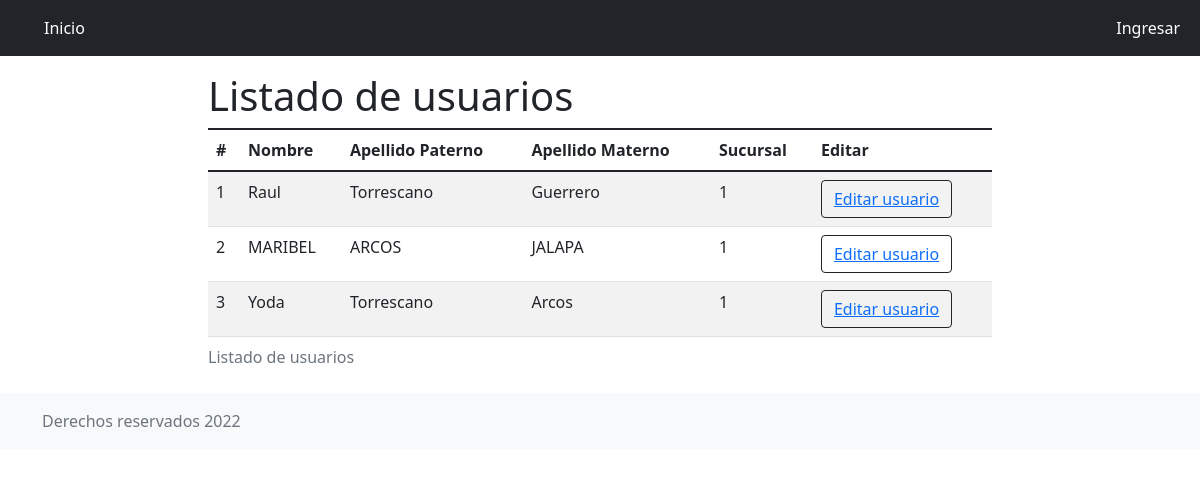
Screenshot of /usuarios/ with the database file from the repository.
### tablero/models.py (models this page shows)
class Personal(models.Model):
    id_personal = models.BigAutoField(primary_key=True)
    nombre = models.CharField(max_length=100)
    apellido_paterno = models.CharField(max_length=100)
    apellido_materno = models.CharField(max_length=100)
    NSS = models.CharField(max_length=11)
    curp = models.CharField(max_length=18)
    telefono = models.CharField(max_length=15)
    correo = models.CharField(max_length=100)
    id_sucursal = models.IntegerField()
    id_puesto = models.IntegerField()
    id_tipo_pago = models.IntegerField()
    id_periodo_pago = models.IntegerField()
    usuario = models.CharField(max_length=8)
    contrasena = models.CharField(max_length=8)
    fecha_creacion = models.DateTimeField(auto_now_add = True)
    fecha_actualizacion = models.DateTimeField(auto_now = True)
    estatus = models.BooleanField()

### tablero/views.py (the view)
# urls.py: path('usuarios/', views.usuarios, name="usuarios"),
def usuarios(request):
    usuarios = modelo.Personal.objects.all()
    return render(request, 'usuarios.html',{
        'usuarios' : usuarios
    })

### tablero/templates/usuarios.html (shortened to what this page needs)
{% extends 'layout.html' %}
{% block content %}
<div class="row g-5">
    <div class="col-2"></div>
    <div class="col-8">
        <br><br><br>
        <h1>Listado de usuarios</h1>
        <div class="table-responsive">
            <table class="table table-striped">
                <caption>Listado de usuarios</caption>
                <thead>
                  <tr>
                    <th scope="col">#</th>
                    <th scope="col">Nombre</th>
                    <th scope="col">Apellido Paterno</th>
                    <th scope="col">Apellido Materno</th>
                    <th scope="col">Sucursal</th>
                    <th scope="col">Editar</th>
                  </tr>
                </thead>
                <tbody>
                    {% for usuario in usuarios %}
                        <tr>
                            <td>{{usuario.id_personal}}</td>
                            <td>{{usuario.nombre}}</td>
                            <td>{{usuario.apellido_paterno}}</td>
                            <td>{{usuario.apellido_materno}}</td>
                            <td>{{usuario.id_sucursal}}</td>
                            <td><button type="button" class="btn btn-outline-dark"><a href="{% url 'actualizar_usuario' %}?id_personal={{usuario.id_personal}}">Editar usuario</a></button></td>
                        </tr>
                    {% endfor %}
                </tbody>
            </table>
        </div>
    </div>
    <div class="col-2"></div>
  </div>
  {% endblock %}

### tablero/templates/layout.html (shortened to what this page needs)
{% load static %}
<!DOCTYPE html>
<html lang="es">
<head>
    <link href="{% static 'css/bootstrap.min.css' %}" rel="stylesheet" type="text/css">
</head>
<body>
  {% if request.session.id_personal %}
    <div class="row">
      <nav class="navbar navbar-expand-md navbar-dark fixed-top bg-dark">
          <div class="container-fluid">
               <div class="collapse navbar-collapse" id="navbarCollapse">
                <ul class="navbar-nav me-auto mb-2 mb-md-0">
                  <li class="nav-item">
                    {{request.session.id_personal}}
                  </li>
                  <li class="nav-item">
                    <a class="nav-link active" aria-current="page" href="{% url 'crear_usuario' %}">Crear usuario</a>
                  </li>
                  <li class="nav-item">
                    <a class="nav-link active" aria-current="page" href="{% url 'crear_estado' %}">Crear estado</a>
                  </li>
                  <li class="nav-item">
                    <a class="nav-link active" aria-current="page" href="{% url 'crear_municipio' %}">Crear municipio</a>
                  </li>
                  <li class="nav-item">
                    <a class="nav-link active" aria-current="page" href="{% url 'crear_ppago' %}">Crear periodo pago</a>
                  </li>
                  <li class="nav-item">
                    <a class="nav-link active" aria-current="page" href="{% url 'crear_puestos' %}">Crear puestos</a>
                  </li>
                  <li class="nav-item">
                    <a class="nav-link active" aria-current="page" href="{% url 'crear_sucursales' %}">Crear sucursales</a>
                  </li>
                  <li class="nav-item">
                    <a class="nav-link active" aria-current="page" href="{% url 'crear_maquinas' %}">Crear maquinas</a>
                  </li>
                  <li class="nav-item">
                    <a class="nav-link active" aria-current="page" href="{% url 'crear_tpago' %}">Crear tipo pago</a>
                  </li>
                  <li class="nav-item">
                    <a class="nav-link active" aria-current="page" href="{% url 'crear_premio' %}">Crear premio</a>
                  </li>
                  <li class="nav-item">
                    <a class="nav-link active" aria-current="page" href="{% url 'crear_gastod' %}">Crear gasto diario</a>
                  </li>
                </ul>
              </div>
            </div>
            <div class="navbar-nav">
              <div class="nav-item text-nowrap">
                <a class="nav-link active" aria-current="page" href="{% url 'salir' %}">Cerrar sesión</a>
              </div>
            </div>
        </nav>
    </div>
  {% else %}
    <div class="row">
      <nav class="navbar navbar-expand-md navbar-dark fixed-top bg-dark">
        <div class="container-fluid">
          <div class="collapse navbar-collapse" id="navbarCollapse">
            <ul class="navbar-nav me-auto mb-2 mb-md-0">
              <li class="nav-item">
                <a class="nav-link active" aria-current="page" href="{% url 'index' %}">Inicio</a>
              </li>
            </ul>
          </div>
        </div>
        <div class="navbar-nav">
          <div class="nav-item text-nowrap">
            <a class="nav-link active" aria-current="page" href="{% url 'ingresar' %}">Ingresar</a>
          </div>
        </div>
      </nav>
    </div>
  {% endif %}
  <div id="content">
    {% block content %}
    {% endblock %}
  </div>
  <footer class="footer mt-auto py-3 bg-light">
    <div class="container">
      <span class="text-muted">Derechos reservados 2022</span>
    </div>
  </footer>
</body>
</html>

### rows the page displays
Personal: id_personal "1", nombre "Raul", apellido_paterno "Torrescano", apellido_materno "Guerrero", id_sucursal "1"
Personal: id_personal "2", nombre "MARIBEL", apellido_paterno "ARCOS", apellido_materno "JALAPA", id_sucursal "1"
Personal: id_personal "3", nombre "Yoda", apellido_paterno "Torrescano", apellido_materno "Arcos", id_sucursal "1"
